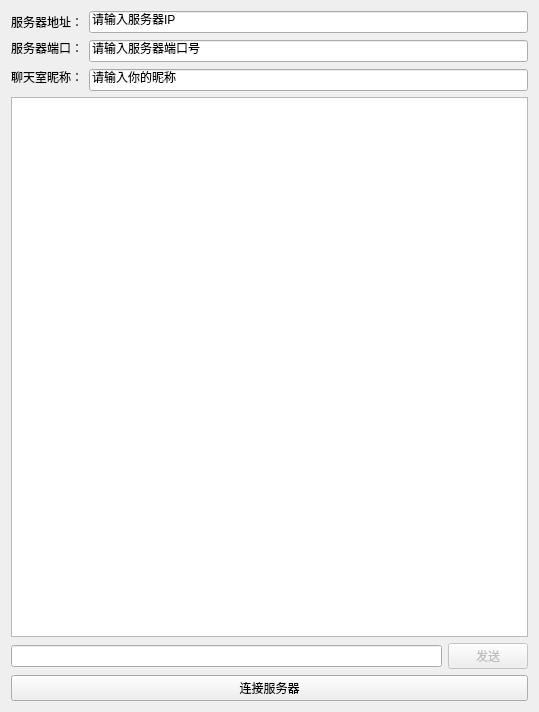
<?xml version="1.0" encoding="UTF-8"?>
<ui version="4.0">
 <class>ClientDialog</class>
 <widget class="QDialog" name="ClientDialog">
  <property name="geometry">
   <rect>
    <x>0</x>
    <y>0</y>
    <width>539</width>
    <height>712</height>
   </rect>
  </property>
  <property name="windowTitle">
   <string>聊天室客户端</string>
  </property>
  <layout class="QVBoxLayout" name="verticalLayout">
   <item>
    <layout class="QGridLayout" name="gridLayout">
     <item row="1" column="0">
      <widget class="QLabel" name="label_2">
       <property name="text">
        <string>服务器端口：</string>
       </property>
      </widget>
     </item>
     <item row="0" column="0">
      <widget class="QLabel" name="label">
       <property name="text">
        <string>服务器地址：</string>
       </property>
      </widget>
     </item>
     <item row="1" column="1" rowspan="2">
      <widget class="QLineEdit" name="serverPortEdit">
       <property name="text">
        <string>请输入服务器端口号</string>
       </property>
      </widget>
     </item>
     <item row="3" column="1">
      <widget class="QLineEdit" name="usernameEdit">
       <property name="text">
        <string>请输入你的昵称</string>
       </property>
      </widget>
     </item>
     <item row="0" column="1">
      <widget class="QLineEdit" name="serverIpEdit">
       <property name="text">
        <string>请输入服务器IP</string>
       </property>
      </widget>
     </item>
     <item row="2" column="0" rowspan="2">
      <widget class="QLabel" name="label_3">
       <property name="text">
        <string>聊天室昵称：</string>
       </property>
      </widget>
     </item>
    </layout>
   </item>
   <item>
    <widget class="QListWidget" name="listWidget"/>
   </item>
   <item>
    <layout class="QHBoxLayout" name="horizontalLayout">
     <item>
      <widget class="QLineEdit" name="messagelineEdit"/>
     </item>
     <item>
      <widget class="QPushButton" name="sendButton">
       <property name="enabled">
        <bool>false</bool>
       </property>
       <property name="text">
        <string>发送</string>
       </property>
      </widget>
     </item>
    </layout>
   </item>
   <item>
    <widget class="QPushButton" name="connectButton">
     <property name="text">
      <string>连接服务器</string>
     </property>
    </widget>
   </item>
  </layout>
 </widget>
 <resources/>
 <connections/>
</ui>
